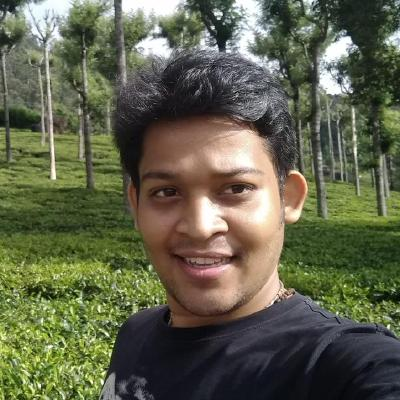
#> input picture b.jpg, 400 x 400 px
$ python '09_Crop a Section of an Image.py'
#> lines starting #> are read from the running program, lines starting #| are printed output that depends on the picture
# ## Cropping_an_Image
#
#

import cv2
import numpy as np

imagedata_crop = cv2.imread('b.jpg')
#> imagedata_crop is the input picture: shape (400, 400, 3); mean B, G, R 75.8, 99, 96.9
height, width = imagedata_crop.shape[:2]
#> height = 400; width = 400

# Extract the pixel coordiantes (starting from top left)
start_row, start_col = int(height * .20), int(width * .20)
#> start_row = 80; start_col = 80

# Extract the pixel coordiantes (ending to bottom right)
end_row, end_col = int(height * .80), int(width * .80)
#> end_row = 320; end_col = 320

# Using indexing method to crop the desired rectangle area
cropped_image = imagedata_crop[start_row:end_row , start_col:end_col]
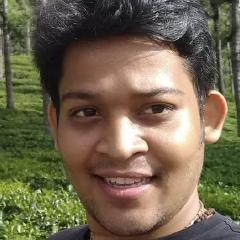
#> cropped_image: shape (240, 240, 3); mean B, G, R 79.3, 101.7, 113.1

#Display Original and Cropped Images
cv2.imshow("Original Image", imagedata_crop)
cv2.waitKey(0)
cv2.imshow("Cropped Image", cropped_image)
cv2.waitKey(0)
cv2.destroyAllWindows()

$ run again, with BOLB_Sunflower.jpg copied over b.jpg
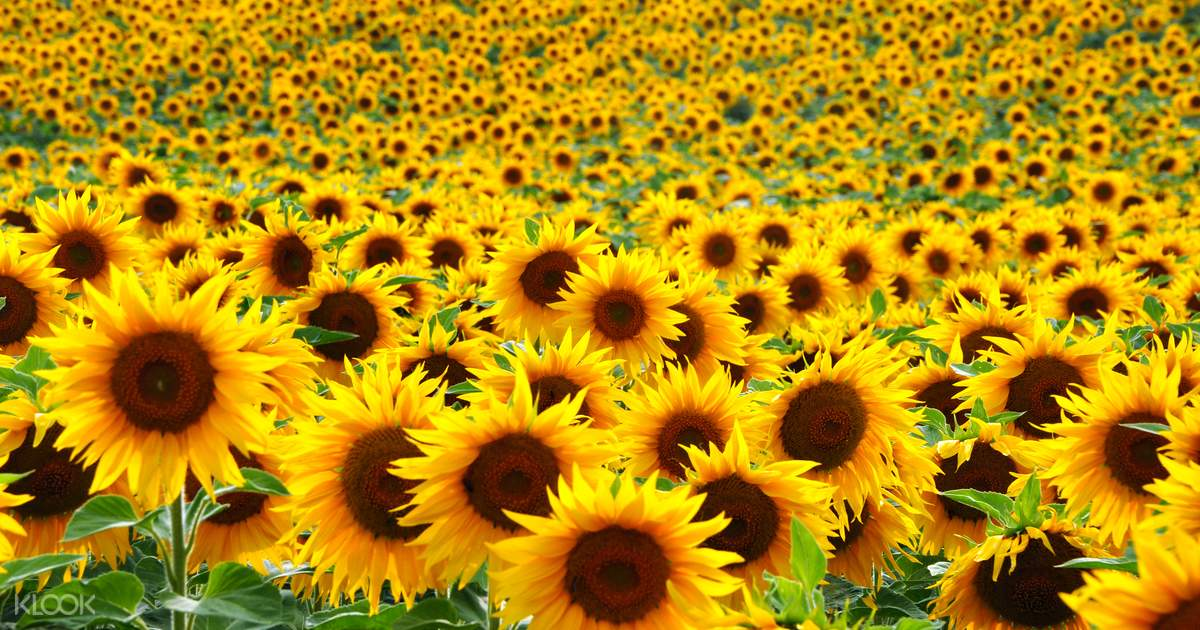
#> input picture BOLB_Sunflower.jpg, 1200 x 630 px
#> imagedata_crop is the input picture: shape (630, 1200, 3); mean B, G, R 11.7, 138, 180
#> `cropped_image = imagedata_crop[start_row:end_row , start_col:end_col]`:
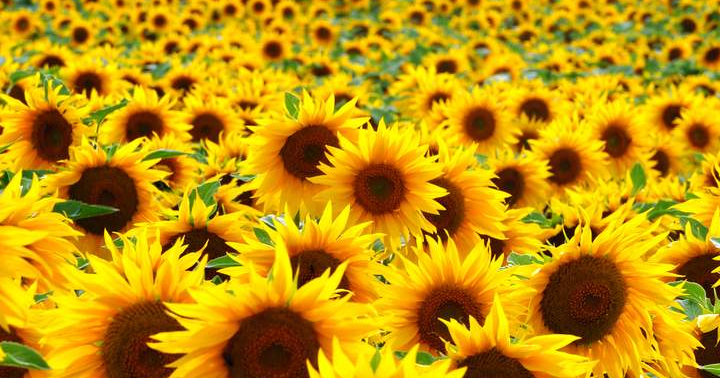
#> cropped_image: shape (378, 720, 3); mean B, G, R 10.2, 147.8, 193
